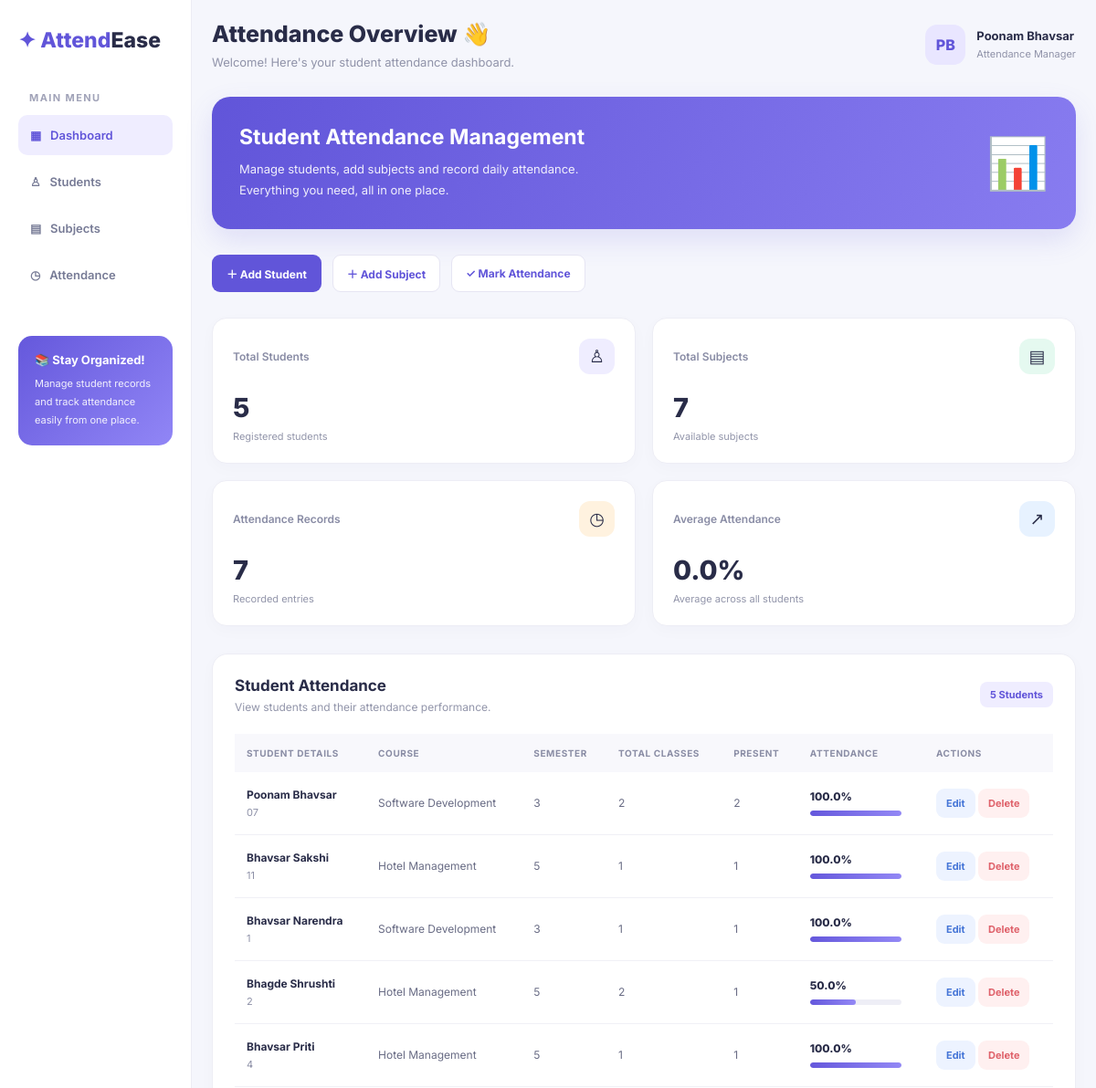
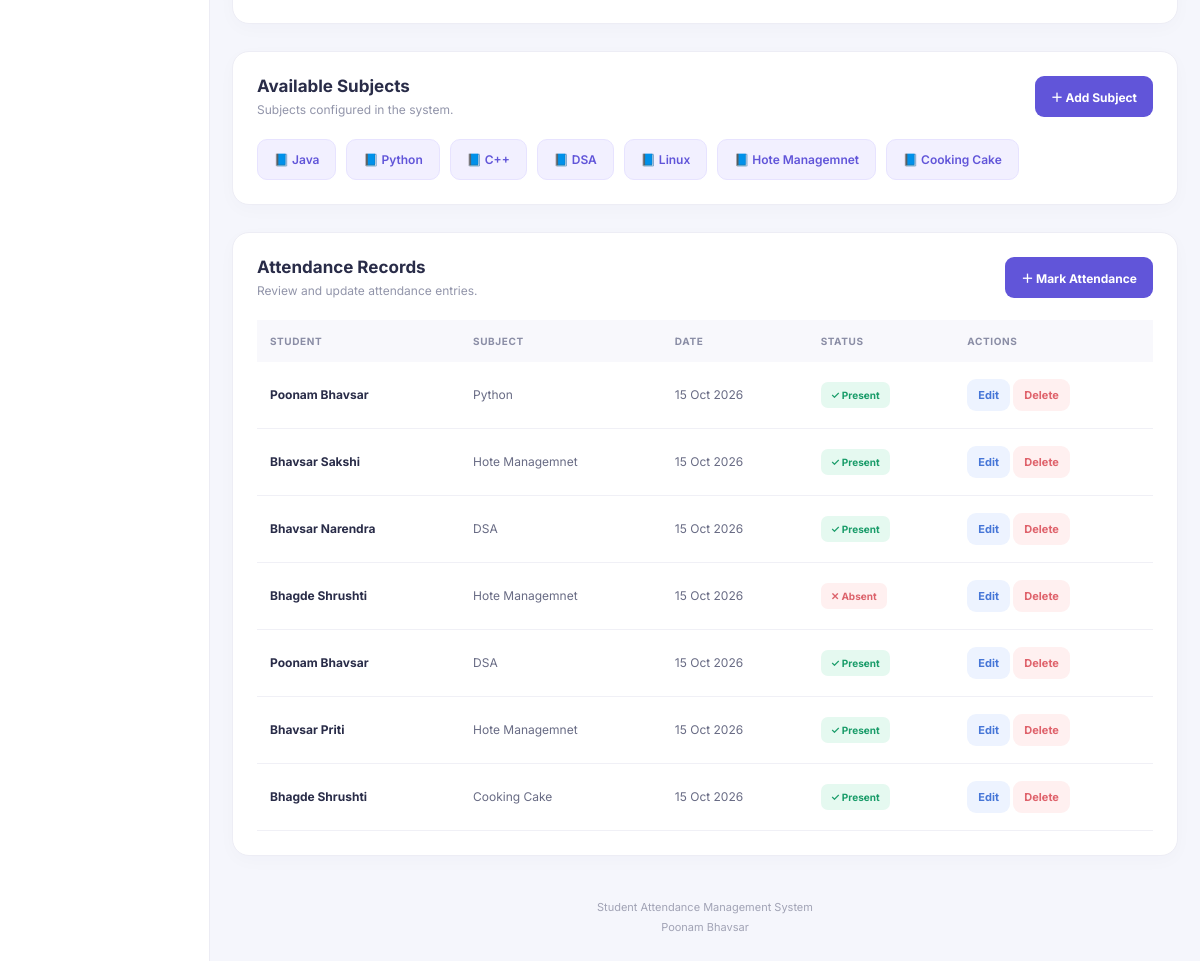
The page / on the database its author committed (2 pictures, top to bottom).
### attendance/models.py (models this page shows, shortened)
class Student(models.Model):
    name = models.CharField(max_length=100)
    enrollment_no = models.CharField(max_length=20, unique=True)
    course = models.CharField(max_length=100)
    semester = models.IntegerField()

class Subject(models.Model):
    subject_name = models.CharField(max_length=100)

class Attendance(models.Model):
    STATUS_CHOICES = [
        ('Present', 'Present'),
        ('Absent', 'Absent'),
    ]
    student = models.ForeignKey(Student, on_delete=models.CASCADE)
    subject = models.ForeignKey(Subject, on_delete=models.CASCADE)
    date = models.DateField()
    status = models.CharField(
        max_length=10,
        choices=STATUS_CHOICES
    )

### attendance/views.py (the view)
# urls.py: 2. Add a URL to urlpatterns:  path('', views.home, name='home')
def home(request):
    students = Student.objects.all()
    subjects = Subject.objects.all()
    attendance_records = Attendance.objects.select_related(
        'student', 'subject'
    ).all().order_by('-date')
    student_data = []
    for student in students:
        total = Attendance.objects.filter(student=student).count()
        present = Attendance.objects.filter(
            student=student,
            status='Present'
        ).count()
        if total > 0:
            percentage = (present / total) * 100
        else:
            percentage = 0
        student_data.append({
            'student': student,
            'total': total,
            'present': present,
            'percentage': round(percentage, 2),
        })
    return render(request, 'attendance/home.html', {
        'student_data': student_data,
        'subjects': subjects,
        'attendance_records': attendance_records,
    })

### templates/attendance/home.html (shortened to what this page needs)
<!DOCTYPE html>
<html lang="en">
<head>
</head>
<body>
<div class="layout">
    <aside class="sidebar">
        <div class="logo">✦ Attend<span>Ease</span></div>
        <p class="menu-title">MAIN MENU</p>
        <nav class="menu">
            <a href="{% url 'home' %}" class="active">
                ▦ &nbsp; Dashboard
            </a>
            <a href="#students">
                ♙ &nbsp; Students
            </a>
            <a href="#subjects">
                ▤ &nbsp; Subjects
            </a>
            <a href="#attendance">
                ◷ &nbsp; Attendance
            </a>
        </nav>
        <div class="sidebar-bottom">
            <h4>📚 Stay Organized!</h4>
            <p>
                Manage student records and track attendance
                easily from one place.
            </p>
        </div>
    </aside>
    <main class="main">
        <header class="topbar">
            <div>
                <h1>Attendance Overview 👋</h1>
                <p>
                    Welcome! Here's your student attendance dashboard.
                </p>
            </div>
            <div class="profile">
                <div class="avatar">PB</div>
                <div class="profile-info">
                    <strong>Poonam Bhavsar</strong>
                    <small>Attendance Manager</small>
                </div>
            </div>
        </header>
        <section class="welcome">
            <div>
                <h2>Student Attendance Management</h2>
                <p>
                    Manage students, add subjects and record daily attendance.
                    <br>
                    Everything you need, all in one place.
                </p>
            </div>
            <div class="welcome-icon">📊</div>
        </section>
        <div class="actions">
            <a class="btn btn-primary" href="{% url 'add_student' %}">
                ＋ Add Student
            </a>
            <a class="btn btn-light" href="{% url 'add_subject' %}">
                ＋ Add Subject
            </a>
            <a class="btn btn-light" href="{% url 'add_attendance' %}">
                ✓ Mark Attendance
            </a>
        </div>
        <section class="stats">
            <div class="stat-card">
                <div class="stat-top">
                    <span class="stat-label">Total Students</span>
                    <span class="stat-icon purple">♙</span>
                </div>
                <div class="stat-number">
                    {{ student_data|length }}
                </div>
                <div class="stat-note">Registered students</div>
            </div>
            <div class="stat-card">
                <div class="stat-top">
                    <span class="stat-label">Total Subjects</span>
                    <span class="stat-icon green">▤</span>
                </div>
                <div class="stat-number">
                    {{ subjects|length }}
                </div>
                <div class="stat-note">Available subjects</div>
            </div>
            <div class="stat-card">
                <div class="stat-top">
                    <span class="stat-label">Attendance Records</span>
                    <span class="stat-icon orange">◷</span>
                </div>
                <div class="stat-number">
                    {{ attendance_records|length }}
                </div>
                <div class="stat-note">Recorded entries</div>
            </div>
            <div class="stat-card">
                <div class="stat-top">
                    <span class="stat-label">Average Attendance</span>
                    <span class="stat-icon blue">↗</span>
                </div>
                <div class="stat-number">
                    {{ average_attendance|default:0|floatformat:1 }}%
                </div>
                <div class="stat-note">Average across all students</div>
            </div>
        </section>
        <section class="section" id="students">
            <div class="section-header">
                <div>
                    <h2>Student Attendance</h2>
                    <p>
                        View students and their attendance performance.
                    </p>
                </div>
                <span class="count">
                    {{ student_data|length }} Students
                </span>
            </div>
            <div class="table-wrapper">
                <table>
                    <thead>
                        <tr>
                            <th>Student Details</th>
                            <th>Course</th>
                            <th>Semester</th>
                            <th>Total Classes</th>
                            <th>Present</th>
                            <th>Attendance</th>
                            <th>Actions</th>
                        </tr>
                    </thead>
                    <tbody>
                        {% for item in student_data %}
                        <tr>
                            <td>
                                <div class="student-name">
                                    {{ item.student.name }}
                                </div>
                                <div class="enrollment">
                                    {{ item.student.enrollment_no }}
                                </div>
                            </td>
                            <td>{{ item.student.course }}</td>
                            <td>{{ item.student.semester }}</td>
                            <td>{{ item.total }}</td>
                            <td>{{ item.present }}</td>
                            <td>
                                <div class="percentage">
                                    {{ item.percentage|floatformat:1 }}%
                                </div>
                                <div class="progress">
                                    <div class="progress-bar"
                                         data-percentage="{{ item.percentage }}">
                                    </div>
                                </div>
                            </td>
                            <td>
                                <a class="btn btn-edit"
                                   href="{% url 'edit_student' item.student.id %}">
                                    Edit
                                </a>
                                <a class="btn btn-delete"
                                   href="{% url 'delete_student' item.student.id %}">
                                    Delete
                                </a>
                            </td>
                        </tr>
                        {% endfor %}
                    </tbody>
                </table>
            </div>
        </section>
        <section class="section" id="subjects">
            <div class="section-header">
                <div>
                    <h2>Available Subjects</h2>
                    <p>
                        Subjects configured in the system.
                    </p>
                </div>
                <a href="{% url 'add_subject' %}"
                   class="btn btn-primary">
                    ＋ Add Subject
                </a>
            </div>
            <div class="subject-list">
                {% for subject in subjects %}
                    <div class="subject-chip">
                        📘 {{ subject.subject_name }}
                    </div>
                {% empty %}
                    <p class="empty">No subjects added yet.</p>
                {% endfor %}
            </div>
        </section>
        <section class="section" id="attendance">
            <div class="section-header">
                <div>
                    <h2>Attendance Records</h2>
                    <p>
                        Review and update attendance entries.
                    </p>
                </div>
                <a href="{% url 'add_attendance' %}"
                   class="btn btn-primary">
                    ＋ Mark Attendance
                </a>
            </div>
            <div class="table-wrapper">
                <table>
                    <thead>
                        <tr>
                            <th>Student</th>
                            <th>Subject</th>
                            <th>Date</th>
                            <th>Status</th>
                            <th>Actions</th>
                        </tr>
                    </thead>
                    <tbody>
                        {% for record in attendance_records %}
                        <tr>
                            <td class="student-name">
                                {{ record.student.name }}
                            </td>
                            <td>
                                {{ record.subject.subject_name }}
                            </td>
                            <td>
                                {{ record.date|date:"d M Y" }}
                            </td>
                            <td>
                                {% if record.status == 'Present' %}
                                    <span class="badge badge-present">
                                        ✓ Present
                                    </span>
                                {% else %}
                                    <span class="badge badge-absent">
                                        ✕ Absent
                                    </span>
                                {% endif %}
                            </td>
                            <td>
                                <a class="btn btn-edit"
                                   href="{% url 'edit_attendance' record.id %}">
                                    Edit
                                </a>
                                <a class="btn btn-delete"
                                   href="{% url 'delete_attendance' record.id %}">
                                    Delete
                                </a>
                            </td>
                        </tr>
                        {% empty %}
                        <tr>
                            <td colspan="5" class="empty">
                                No attendance records available yet.
                            </td>
                        </tr>
                        {% endfor %}
                    </tbody>
                </table>
            </div>
        </section>
        <footer class="footer">
             Student Attendance Management System
            <br>
            Poonam Bhavsar
        </footer>
    </main>
</div>
</body>
</html>

### rows shown on the page
Student: student.name "Poonam Bhavsar", student.enrollment_no "07", student.course "Software Development", student.semester "3", total "2", present "2", percentage "100.0"
Student: student.name "Bhavsar Sakshi", student.enrollment_no "11", student.course "Hotel Management", student.semester "5", total "1", present "1", percentage "100.0"
Student: student.name "Bhavsar Narendra", student.enrollment_no "1", student.course "Software Development", student.semester "3", total "1", present "1", percentage "100.0"
Student: student.name "Bhagde Shrushti", student.enrollment_no "2", student.course "Hotel Management", student.semester "5", total "2", present "1", percentage "50.0"
Student: student.name "Bhavsar Priti", student.enrollment_no "4", student.course "Hotel Management", student.semester "5", total "1", present "1", percentage "100.0"
Subject: subject_name "Java"
Subject: subject_name "Python"
Subject: subject_name "C++"
Subject: subject_name "DSA"
Subject: subject_name "Linux"
Subject: subject_name "Hote Managemnet"
Subject: subject_name "Cooking Cake"
Attendance: student.name "Poonam Bhavsar", subject.subject_name "Python", date "15 Oct 2026", status "✓ Present"
Attendance: student.name "Bhavsar Sakshi", subject.subject_name "Hote Managemnet", date "15 Oct 2026", status "✓ Present"
Attendance: student.name "Bhavsar Narendra", subject.subject_name "DSA", date "15 Oct 2026", status "✓ Present"
Attendance: student.name "Bhagde Shrushti", subject.subject_name "Hote Managemnet", date "15 Oct 2026", status "✕ Absent"
Attendance: student.name "Poonam Bhavsar", subject.subject_name "DSA", date "15 Oct 2026", status "✓ Present"
Attendance: student.name "Bhavsar Priti", subject.subject_name "Hote Managemnet", date "15 Oct 2026", status "✓ Present"
Attendance: student.name "Bhagde Shrushti", subject.subject_name "Cooking Cake", date "15 Oct 2026", status "✓ Present"

### other values the page prints
{{ student_data|length }} "5"
{{ subjects|length }} "7"
{{ attendance_records|length }} "7"
{{ average_attendance|default:0|floatformat:1 }} "0.0"
